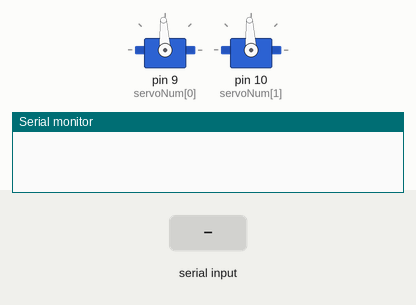
The sketch below on a simulated Arduino Uno, built with avr-gcc and run on an emulated ATmega328P. Parts: 2 × servo, the last lines printed to the serial monitor. Inputs (shaded band) come from the test bench.

Above: at 1.7 s.
1.8 s: "90,45\n" received over Serial
At 3.9 s:
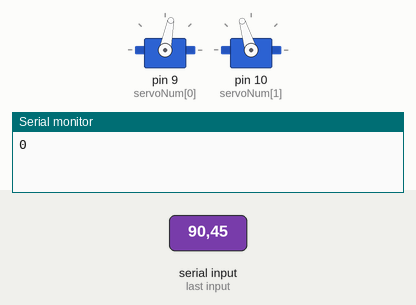
At 5.67 s:
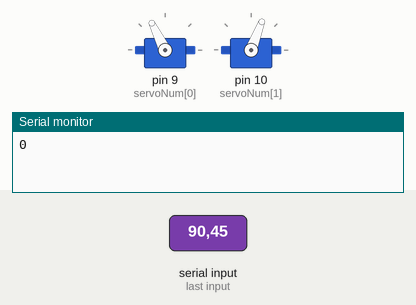
Timing chart, 0 to 7.3 s (numbered marks = the images above; inputs shaded):
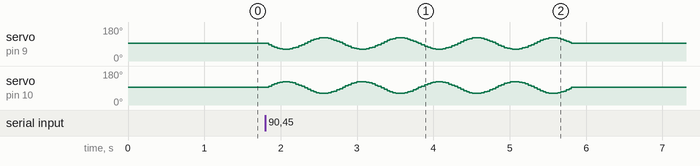

The sketch:

amplitudeControl.ino
```cpp
//Author: Mark Hermes
//Date: Sept 2020
//Contact: markherm@usc.edu
//
//Description: This script recieves test sweep command from MATLAB and implements for two cycles,
//      and doesnt move until it recives the next command

#include <Servo.h>
Servo myServos[3];

// Use Define to save memory space and reduce precision errors.
#define COUNT_DOWN -1
#define COUNT_UP +1
#define INCREMENT 10                  // move in steps of 10 milliseconds
#define DELAY 7
#define SWEEP_DEGREES 30
#define PHASE_DEGREES 30
#define ZERO 1500
#define SPAN SWEEP_DEGREES*475/45     //Calibration is 45 / 475 [deg]/[microS]
#define CONVERT2PWM 475/45
#define PHASE Pi*PHASE_DEGREES/180
#define NUMCYCLES 2

const float Pi = 3.1415;
volatile double TIME = 0;             //Going to change this to float -> less memory than double
volatile float ARG = 0;               //Also want to test what happens when I remove volatile signifier...
volatile float testAngle = 0;         //needs to be float for PWM calculation
const float FREQ = 1.0 * 1 / 1000;    //frequency is defined in terms of cycles per millisecond,
const float Period = 1 / FREQ ;       //Period is milliseconds

int nPulseWidth1 = ZERO ;             // 1500 center pos of servo motors
int nPulseWidth2 = ZERO ;
int nPulseWidth3 = ZERO ;


void setup()
{
  int servoNum[3] = {9, 10, 11};

  // attach the servos
  for (int nServo = 0; nServo < 2; nServo++)
  {
    myServos[nServo].attach(servoNum[nServo]);
    myServos[nServo].writeMicroseconds(DEFAULT_PULSE_WIDTH);
  }

  //ZERO and SPAN are empirical values corresponding to motor pulse width and output angle
  TIME = 0;

  myServos[0].writeMicroseconds(ZERO);  //First go to center position
  myServos[1].writeMicroseconds(ZERO);
  myServos[2].writeMicroseconds(ZERO);

  delay(500);                            //Give the motors a sec to get to the position
  Serial.begin(9600);

}
void loop()
{
  if (Serial.available() > 0)             //Wait until TESTSPAN is sent
  {
    int testAngle = Serial.parseInt();
    if (testAngle > 0 )                   //Apparently ParseInt recognized 'NL/CR' as a 0
    {
      actuateBody(testAngle);
      Serial.flush();
    }
  }
}

void testFunc(int testAngle)
{
  Serial.println(testAngle);
}

void actuateBody(int testAngle)
{
  int cycle = 0;
  while (cycle < NUMCYCLES)                     //run function for two cycles.
  {
    float Begin = millis();               //Reset clock after each period
    TIME = 0;
    while (TIME <= Period)
    {
      TIME = (millis() - Begin);
      ARG = 2 * Pi * FREQ * TIME;

      int T0 = ZERO   -  (SPAN  * sin(ARG));
      int T1 = ZERO   +  (SPAN  * sin(ARG));
      int T2 = ZERO   +  (testAngle * CONVERT2PWM  * sin(ARG));

      myServos[0].writeMicroseconds(T0);
      myServos[1].writeMicroseconds(T1);
      myServos[2].writeMicroseconds(T2);
    }
    cycle++;
  }
  Serial.println(0);                      //Tell MATLAB we finished the cycle
}
```
